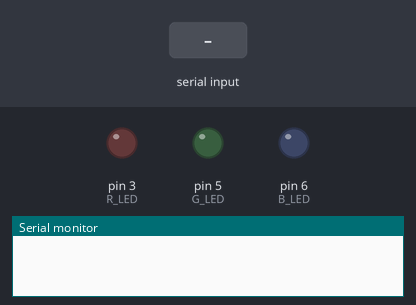
This sketch was run on a simulated Arduino Uno, built with avr-gcc and run on an emulated ATmega328P. Shown: output pins drawn as LEDs (lit = HIGH), the last lines printed to the serial monitor. The test bench sets the inputs (shaded band).

Above: at 1.2 s.
1.3 s: "r" received over Serial
At 1.7 s:
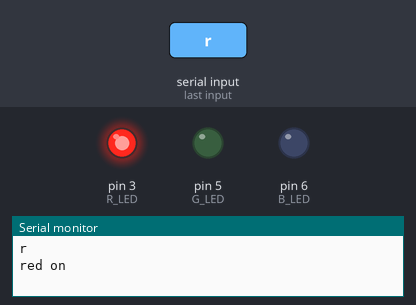
2.8 s: "g" received over Serial
At 4.0 s:
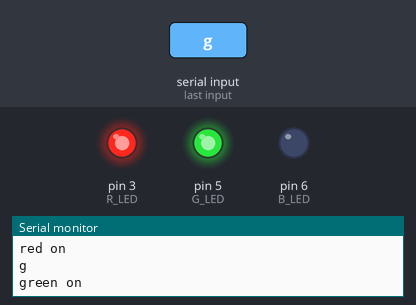
4.3 s: "b" received over Serial
At 5.2 s:
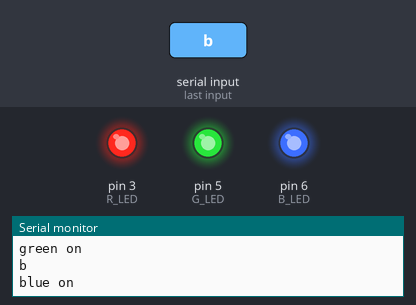
Timing chart, 0 to 7.3 s (numbered marks = the images above; inputs shaded):
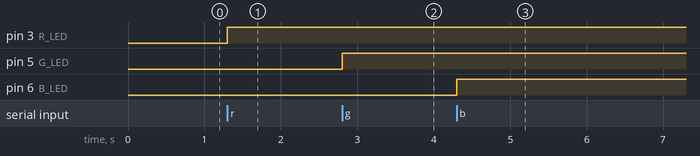

Measured:
- after the input at 1.3 s, pin 3 (R_LED): LOW → HIGH at once
- after the input at 2.8 s, pin 5 (G_LED): LOW → HIGH at once
- after the input at 4.3 s, pin 6 (B_LED): LOW → HIGH at once

The sketch:

sketch_apr1d.ino
```cpp
const int R_LED = 3;
const int G_LED = 5;
const int B_LED = 6;

void setup() {
  // put your setup code here, to run once:
  Serial.begin(9600);
  pinMode(R_LED, OUTPUT);
  pinMode(G_LED, OUTPUT);
  pinMode(B_LED, OUTPUT);
}

void loop() {
  // put your main code here, to run repeatedly:
  while (Serial.available() > 0)
  {
    char input = Serial.read();
    Serial.println(input);

    if (input == 'r')
    {
      digitalWrite(R_LED, HIGH);
      Serial.println("red on");
    }
    else if (input == 'g')
    {
      digitalWrite(G_LED, HIGH);
      Serial.println("green on");
    }
    else if (input == 'b')
    {
      digitalWrite(B_LED, HIGH);
      Serial.println("blue on");
    }
    else if (input == 's')
    {
      digitalWrite(R_LED, LOW);
      digitalWrite(G_LED, LOW);
      digitalWrite(B_LED, LOW);
      Serial.println("all reset");
    }
    else {
      Serial.println("Wrong input!");
    }
  }
  /*
  for (int i = 0; i < 255; i++)
  {
    analogWrite(R_LED, i);
    analogWrite(G_LED, i);
    analogWrite(B_LED, i);
    delay(10);
  }
  */
}
```
